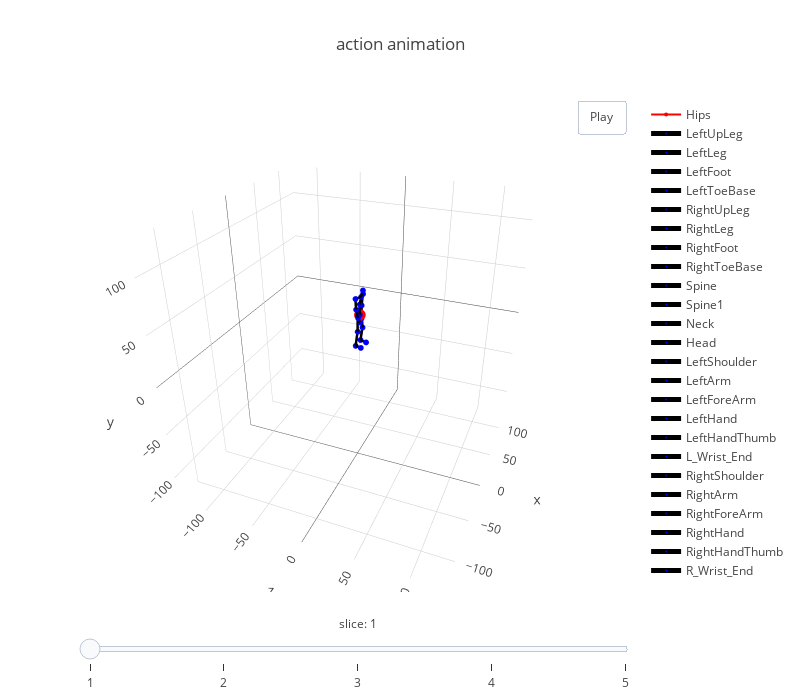

Here is the notebook cell this chart was saved with:
### Markdown cell above
<font color=blue size=5> show </font>

### Code cell
reader.show_data(5)

### Figure 1 — Plotly figure (JSON) as saved in the notebook; plotly's stock layout.template omitted (floating-point values rounded to 4 significant figures)
{"data": [{"marker": {"color": "red", "size": 4}, "name": "Hips", "type": "scatter3d", "uid": "4f86893e-5275-414b-b4ce-bef3770767e5", "x": [1.147], "y": [32.8], "z": [1.716]}, {"line": {"color": "black", "width": 5}, "marker": {"color": "blue", "size": 2}, "name": "LeftUpLeg", "type": "scatter3d", "uid": "831dd736-50db-4cf5-8f9c-e51d775f27af", "x": [4.75, 1.147], "y": [32.64, 32.8], "z": [2.277, 1.716]}, {"line": {"color": "black", "width": 5}, "marker": {"color": "blue", "size": 2}, "name": "LeftLeg", "type": "scatter3d", "uid": "6277d159-9273-4eb8-9f0e-1d94bf5ed687", "x": [6.607, 4.75], "y": [17.05, 32.64], "z": [2.353, 2.277]}, {"line": {"color": "black", "width": 5}, "marker": {"color": "blue", "size": 2}, "name": "LeftFoot", "type": "scatter3d", "uid": "2f4e842f-9d7f-4d9b-b933-aef93f8ecad8", "x": [8.619, 6.607], "y": [2.017, 17.05], "z": [-0.4261, 2.353]}, {"line": {"color": "black", "width": 5}, "marker": {"color": "blue", "size": 2}, "name": "LeftToeBase", "type": "scatter3d", "uid": "7beb02bd-8a75-4403-81b5-fef5b743daa3", "x": [8.256, 8.619], "y": [0.8498, 2.017], "z": [5.379, -0.4261]}, {"line": {"color": "black", "width": 5}, "marker": {"color": "blue", "size": 2}, "name": "RightUpLeg", "type": "scatter3d", "uid": "897fad7c-6e57-400b-a1df-8bf4fc44fd80", "x": [-2.455, 1.147], "y": [32.96, 32.8], "z": [1.154, 1.716]}, {"line": {"color": "black", "width": 5}, "marker": {"color": "blue", "size": 2}, "name": "RightLeg", "type": "scatter3d", "uid": "e260d437-7a57-447e-8a57-24c5da1befdf", "x": [-3.317, -2.455], "y": [17.28, 32.96], "z": [1.422, 1.154]}, {"line": {"color": "black", "width": 5}, "marker": {"color": "blue", "size": 2}, "name": "RightFoot", "type": "scatter3d", "uid": "81c0a0be-9824-49ea-af01-2b0dbb3e5761", "x": [-3.602, -3.317], "y": [1.981, 17.28], "z": [-0.462, 1.422]}, {"line": {"color": "black", "width": 5}, "marker": {"color": "blue", "size": 2}, "name": "RightToeBase", "type": "scatter3d", "uid": "8e055e86-6784-42a6-a52b-32dafaf1169b", "x": [-5.035, -3.602], "y": [1.788, 1.981], "z": [5.292, -0.462]}, {"line": {"color": "black", "width": 5}, "marker": {"color": "blue", "size": 2}, "name": "Spine", "type": "scatter3d", "uid": "60eee9f4-440a-4173-af78-f46e40911b90", "x": [1.149, 1.147], "y": [32.84, 32.8], "z": [1.717, 1.716]}, {"line": {"color": "black", "width": 5}, "marker": {"color": "blue", "size": 2}, "name": "Spine1", "type": "scatter3d", "uid": "fb111b00-99ba-40a7-a4b1-a97d2b0fa69f", "x": [1.782, 1.149], "y": [43.07, 32.84], "z": [1.431, 1.717]}, {"line": {"color": "black", "width": 5}, "marker": {"color": "blue", "size": 2}, "name": "Neck", "type": "scatter3d", "uid": "015f56a0-1a76-45ee-b244-2eabc3c7dc0b", "x": [1.901, 1.782], "y": [50.79, 43.07], "z": [2.716, 1.431]}, {"line": {"color": "black", "width": 5}, "marker": {"color": "blue", "size": 2}, "name": "Head", "type": "scatter3d", "uid": "e6de4825-4792-45a0-8e13-0e2c1ded17a9", "x": [2.073, 1.901], "y": [57.49, 50.79], "z": [4.356, 2.716]}, {"line": {"color": "black", "width": 5}, "marker": {"color": "blue", "size": 2}, "name": "LeftShoulder", "type": "scatter3d", "uid": "343d07c7-55aa-4640-b450-bfbc2b85eb65", "x": [1.901, 1.782], "y": [50.79, 43.07], "z": [2.716, 1.431]}, {"line": {"color": "black", "width": 5}, "marker": {"color": "blue", "size": 2}, "name": "LeftArm", "type": "scatter3d", "uid": "d66317a2-07b6-483e-8780-eb379baca168", "x": [8.565, 1.901], "y": [50.75, 50.79], "z": [1.925, 2.716]}, {"line": {"color": "black", "width": 5}, "marker": {"color": "blue", "size": 2}, "name": "LeftForeArm", "type": "scatter3d", "uid": "1dee2717-5372-46bc-9fb9-7635b23e4384", "x": [6.452, 8.565], "y": [40.02, 50.75], "z": [1.441, 1.925]}, {"line": {"color": "black", "width": 5}, "marker": {"color": "blue", "size": 2}, "name": "LeftHand", "type": "scatter3d", "uid": "84f9904f-279a-4bfa-bb1b-b0e146ccf882", "x": [4.382, 6.452], "y": [31.82, 40.02], "z": [2.49, 1.441]}, {"line": {"color": "black", "width": 5}, "marker": {"color": "blue", "size": 2}, "name": "LeftHandThumb", "type": "scatter3d", "uid": "36e05c86-4e05-4921-bc10-9770f2202c3e", "x": [4.382, 4.382], "y": [31.82, 31.82], "z": [2.49, 2.49]}, {"line": {"color": "black", "width": 5}, "marker": {"color": "blue", "size": 2}, "name": "L_Wrist_End", "type": "scatter3d", "uid": "65d2ddd7-e670-466d-81cb-a7851dd0f44f", "x": [2.178, 4.382], "y": [28.59, 31.82], "z": [2.952, 2.49]}, {"line": {"color": "black", "width": 5}, "marker": {"color": "blue", "size": 2}, "name": "RightShoulder", "type": "scatter3d", "uid": "3cbe0b8b-3592-4d56-b4a5-ccd34e956a31", "x": [1.901, 1.782], "y": [50.79, 43.07], "z": [2.716, 1.431]}, {"line": {"color": "black", "width": 5}, "marker": {"color": "blue", "size": 2}, "name": "RightArm", "type": "scatter3d", "uid": "dd192cba-7e9b-45d8-b9c8-95064b6c0cab", "x": [-4.047, 1.901], "y": [50.8, 50.79], "z": [-0.3889, 2.716]}, {"line": {"color": "black", "width": 5}, "marker": {"color": "blue", "size": 2}, "name": "RightForeArm", "type": "scatter3d", "uid": "52d8e420-eaea-4937-8601-26f106a7151c", "x": [-3.435, -4.047], "y": [39.88, 50.8], "z": [-0.02944, -0.3889]}, {"line": {"color": "black", "width": 5}, "marker": {"color": "blue", "size": 2}, "name": "RightHand", "type": "scatter3d", "uid": "5edb53bc-2c1a-48b3-89a1-2dbdb3ddf3f8", "x": [-3.079, -3.435], "y": [31.55, 39.88], "z": [1.717, -0.02944]}, {"line": {"color": "black", "width": 5}, "marker": {"color": "blue", "size": 2}, "name": "RightHandThumb", "type": "scatter3d", "uid": "c1103d41-3058-46cf-a6ba-5a6348b03442", "x": [-3.079, -3.079], "y": [31.55, 31.55], "z": [1.717, 1.717]}, {"line": {"color": "black", "width": 5}, "marker": {"color": "blue", "size": 2}, "name": "R_Wrist_End", "type": "scatter3d", "uid": "c9db610b-fc4c-45b0-9b45-49206ece42a5", "x": [-1.707, -3.079], "y": [26.55, 31.55], "z": [3.208, 1.717]}], "layout": {"autosize": false, "height": 700, "scene": {"aspectratio": {"x": 1, "y": 1, "z": 1}, "camera": {"eye": {"x": -1.743, "y": 1.071, "z": 0.71}, "up": {"x": 0, "y": 1, "z": 0}}, "xaxis": {"range": [-130, 130]}, "yaxis": {"range": [-130, 130]}, "zaxis": {"range": [-130, 130]}}, "sliders": [{"currentvalue": {"font": {"size": 12}, "prefix": "slice: ", "visible": true, "xanchor": "center"}, "len": 1, "steps": [{"args": [["frame1"], {"frame": {"duration": 10, "redraw": true}, "mode": "immediate", "transition": {"duration": 0}}], "label": "1", "method": "animate"}, {"args": [["frame2"], {"frame": {"duration": 10, "redraw": true}, "mode": "immediate", "transition": {"duration": 0}}], "label": "2", "method": "animate"}, {"args": [["frame3"], {"frame": {"duration": 10, "redraw": true}, "mode": "immediate", "transition": {"duration": 0}}], "label": "3", "method": "animate"}, {"args": [["frame4"], {"frame": {"duration": 10, "redraw": true}, "mode": "immediate", "transition": {"duration": 0}}], "label": "4", "method": "animate"}, {"args": [["frame5"], {"frame": {"duration": 10, "redraw": true}, "mode": "immediate", "transition": {"duration": 0}}], "label": "5", "method": "animate"}], "transition": {"duration": 0}, "x": 0, "y": 0}], "title": {"text": "action animation"}, "updatemenus": [{"buttons": [{"args": [null], "label": "Play", "method": "animate"}], "pad": {"r": 10, "t": 0}, "showactive": false, "type": "buttons", "x": 1, "xanchor": "right", "y": 1, "yanchor": "top"}], "width": 800}}
